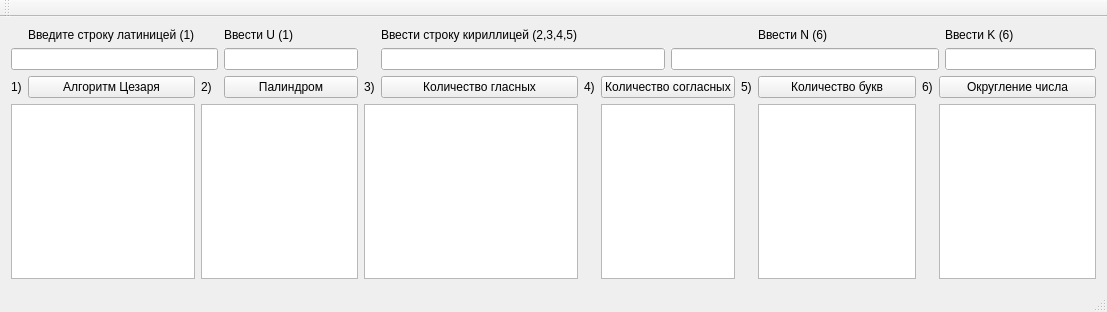
<?xml version="1.0" encoding="UTF-8"?>
<ui version="4.0">
 <class>MainWindow</class>
 <widget class="QMainWindow" name="MainWindow">
  <property name="geometry">
   <rect>
    <x>0</x>
    <y>0</y>
    <width>1107</width>
    <height>312</height>
   </rect>
  </property>
  <property name="windowTitle">
   <string>MainWindow</string>
  </property>
  <property name="autoFillBackground">
   <bool>true</bool>
  </property>
  <widget class="QWidget" name="centralWidget">
   <layout class="QGridLayout" name="gridLayout">
    <item row="2" column="12">
     <widget class="QLabel" name="label_8">
      <property name="autoFillBackground">
       <bool>true</bool>
      </property>
      <property name="text">
       <string>6)</string>
      </property>
     </widget>
    </item>
    <item row="2" column="4">
     <widget class="QPushButton" name="pushButton_2">
      <property name="autoFillBackground">
       <bool>true</bool>
      </property>
      <property name="text">
       <string>Палиндром</string>
      </property>
     </widget>
    </item>
    <item row="2" column="13" colspan="2">
     <widget class="QPushButton" name="pushButton_6">
      <property name="autoFillBackground">
       <bool>true</bool>
      </property>
      <property name="text">
       <string>Округление числа</string>
      </property>
     </widget>
    </item>
    <item row="3" column="2" colspan="3">
     <widget class="QTextBrowser" name="textBrowser_2">
      <property name="autoFillBackground">
       <bool>true</bool>
      </property>
     </widget>
    </item>
    <item row="1" column="0" colspan="4">
     <widget class="QLineEdit" name="lineEdit_5"/>
    </item>
    <item row="1" column="6" colspan="3">
     <widget class="QLineEdit" name="lineEdit">
      <property name="autoFillBackground">
       <bool>true</bool>
      </property>
     </widget>
    </item>
    <item row="2" column="6">
     <widget class="QPushButton" name="pushButton_3">
      <property name="autoFillBackground">
       <bool>true</bool>
      </property>
      <property name="text">
       <string>Количество гласных</string>
      </property>
     </widget>
    </item>
    <item row="1" column="9" colspan="5">
     <widget class="QLineEdit" name="lineEdit_3">
      <property name="autoFillBackground">
       <bool>true</bool>
      </property>
     </widget>
    </item>
    <item row="2" column="5">
     <widget class="QLabel" name="label_5">
      <property name="autoFillBackground">
       <bool>true</bool>
      </property>
      <property name="text">
       <string>3)</string>
      </property>
     </widget>
    </item>
    <item row="2" column="0">
     <widget class="QLabel" name="label_3">
      <property name="autoFillBackground">
       <bool>true</bool>
      </property>
      <property name="text">
       <string>1)</string>
      </property>
     </widget>
    </item>
    <item row="3" column="13" colspan="2">
     <widget class="QTextBrowser" name="textBrowser_6">
      <property name="autoFillBackground">
       <bool>true</bool>
      </property>
     </widget>
    </item>
    <item row="1" column="4">
     <widget class="QLineEdit" name="lineEdit_2">
      <property name="autoFillBackground">
       <bool>true</bool>
      </property>
     </widget>
    </item>
    <item row="0" column="6">
     <widget class="QLabel" name="label">
      <property name="autoFillBackground">
       <bool>true</bool>
      </property>
      <property name="text">
       <string>Ввести строку кириллицей (2,3,4,5)</string>
      </property>
     </widget>
    </item>
    <item row="3" column="11">
     <widget class="QTextBrowser" name="textBrowser_5">
      <property name="autoFillBackground">
       <bool>true</bool>
      </property>
     </widget>
    </item>
    <item row="3" column="5" colspan="2">
     <widget class="QTextBrowser" name="textBrowser_3">
      <property name="autoFillBackground">
       <bool>true</bool>
      </property>
     </widget>
    </item>
    <item row="0" column="14">
     <widget class="QLabel" name="label_10">
      <property name="autoFillBackground">
       <bool>true</bool>
      </property>
      <property name="text">
       <string>Ввести K (6)</string>
      </property>
     </widget>
    </item>
    <item row="1" column="14">
     <widget class="QLineEdit" name="lineEdit_4">
      <property name="autoFillBackground">
       <bool>true</bool>
      </property>
     </widget>
    </item>
    <item row="2" column="2">
     <widget class="QLabel" name="label_4">
      <property name="text">
       <string>2)</string>
      </property>
     </widget>
    </item>
    <item row="2" column="11">
     <widget class="QPushButton" name="pushButton_5">
      <property name="autoFillBackground">
       <bool>true</bool>
      </property>
      <property name="text">
       <string>Количество букв</string>
      </property>
     </widget>
    </item>
    <item row="3" column="8" colspan="2">
     <widget class="QTextBrowser" name="textBrowser_4">
      <property name="autoFillBackground">
       <bool>true</bool>
      </property>
     </widget>
    </item>
    <item row="3" column="0" colspan="2">
     <widget class="QTextBrowser" name="textBrowser">
      <property name="autoFillBackground">
       <bool>true</bool>
      </property>
     </widget>
    </item>
    <item row="2" column="10">
     <widget class="QLabel" name="label_7">
      <property name="autoFillBackground">
       <bool>true</bool>
      </property>
      <property name="text">
       <string>5)</string>
      </property>
     </widget>
    </item>
    <item row="2" column="8" colspan="2">
     <widget class="QPushButton" name="pushButton_4">
      <property name="autoFillBackground">
       <bool>true</bool>
      </property>
      <property name="text">
       <string>Количество согласных</string>
      </property>
     </widget>
    </item>
    <item row="0" column="11">
     <widget class="QLabel" name="label_9">
      <property name="autoFillBackground">
       <bool>true</bool>
      </property>
      <property name="text">
       <string>Ввести N (6)</string>
      </property>
     </widget>
    </item>
    <item row="2" column="7">
     <widget class="QLabel" name="label_6">
      <property name="autoFillBackground">
       <bool>true</bool>
      </property>
      <property name="text">
       <string>4)</string>
      </property>
     </widget>
    </item>
    <item row="2" column="1">
     <widget class="QPushButton" name="pushButton">
      <property name="autoFillBackground">
       <bool>true</bool>
      </property>
      <property name="text">
       <string>Алгоритм Цезаря</string>
      </property>
     </widget>
    </item>
    <item row="0" column="1">
     <widget class="QLabel" name="label_11">
      <property name="text">
       <string>Введите строку латиницей (1)</string>
      </property>
     </widget>
    </item>
    <item row="0" column="4">
     <widget class="QLabel" name="label_2">
      <property name="autoFillBackground">
       <bool>true</bool>
      </property>
      <property name="text">
       <string>Ввести U (1)</string>
      </property>
     </widget>
    </item>
   </layout>
  </widget>
  <widget class="QMenuBar" name="menuBar">
   <property name="geometry">
    <rect>
     <x>0</x>
     <y>0</y>
     <width>1107</width>
     <height>25</height>
    </rect>
   </property>
  </widget>
  <widget class="QToolBar" name="mainToolBar">
   <attribute name="toolBarArea">
    <enum>TopToolBarArea</enum>
   </attribute>
   <attribute name="toolBarBreak">
    <bool>false</bool>
   </attribute>
  </widget>
  <widget class="QStatusBar" name="statusBar"/>
 </widget>
 <layoutdefault spacing="6" margin="11"/>
 <resources/>
 <connections/>
</ui>
